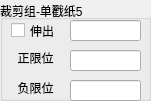
    <widget class="QGroupBox" name="Cylinder_18">
     <property name="geometry">
      <rect>
       <x>40</x>
       <y>440</y>
       <width>151</width>
       <height>101</height>
      </rect>
     </property>
     <property name="title">
      <string>裁剪组-单戳纸5</string>
     </property>
     <property name="alignment">
      <set>Qt::AlignLeading|Qt::AlignLeft|Qt::AlignVCenter</set>
     </property>
     <widget class="QCheckBox" name="check_OpenCylinder_18">
      <property name="geometry">
       <rect>
        <x>11</x>
        <y>21</y>
        <width>61</width>
        <height>19</height>
       </rect>
      </property>
      <property name="sizePolicy">
       <sizepolicy hsizetype="Minimum" vsizetype="Fixed">
        <horstretch>0</horstretch>
        <verstretch>0</verstretch>
       </sizepolicy>
      </property>
      <property name="text">
       <string>伸出</string>
      </property>
     </widget>
     <widget class="QLineEdit" name="lineEdit_CylinderCmd_18">
      <property name="geometry">
       <rect>
        <x>70</x>
        <y>20</y>
        <width>71</width>
        <height>21</height>
       </rect>
      </property>
      <property name="text">
       <string/>
      </property>
     </widget>
     <widget class="QLineEdit" name="lineEdit_CylinderPosStatus_18">
      <property name="geometry">
       <rect>
        <x>70</x>
        <y>50</y>
        <width>71</width>
        <height>21</height>
       </rect>
      </property>
      <property name="text">
       <string/>
      </property>
      <property name="alignment">
       <set>Qt::AlignCenter</set>
      </property>
     </widget>
     <widget class="QLabel" name="label_CylinderPosStatus_18">
      <property name="geometry">
       <rect>
        <x>10</x>
        <y>50</y>
        <width>51</width>
        <height>16</height>
       </rect>
      </property>
      <property name="text">
       <string>正限位</string>
      </property>
      <property name="alignment">
       <set>Qt::AlignCenter</set>
      </property>
     </widget>
     <widget class="QLineEdit" name="lineEdit_CylinderNegStatus_18">
      <property name="geometry">
       <rect>
        <x>70</x>
        <y>80</y>
        <width>71</width>
        <height>21</height>
       </rect>
      </property>
      <property name="text">
       <string/>
      </property>
      <property name="alignment">
       <set>Qt::AlignCenter</set>
      </property>
     </widget>
     <widget class="QLabel" name="label_CylinderNegStatus_18">
      <property name="geometry">
       <rect>
        <x>10</x>
        <y>80</y>
        <width>51</width>
        <height>16</height>
       </rect>
      </property>
      <property name="text">
       <string>负限位</string>
      </property>
      <property name="alignment">
       <set>Qt::AlignCenter</set>
      </property>
     </widget>
    </widget>
